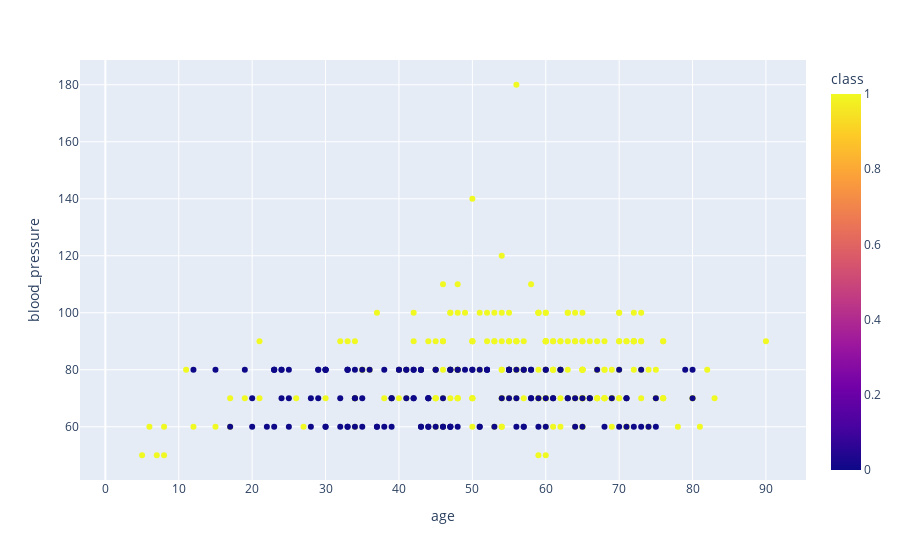

Notebook cell for this chart:
### Code cell
fig = px.scatter(df,x="age",y="blood_pressure",color="class",hover_data=["serum_creatinine","haemoglobin"])
fig.show()

### Figure 1 — Plotly figure (JSON) as saved in the notebook; plotly's stock layout.template omitted (floating-point values rounded to 4 significant figures; data arrays with more than 128 entries replaced by an {"elided": "..."} marker saying what was removed)
{"data": [{"customdata": {"elided": "400x2 float values"}, "hovertemplate": "age=%{x}<br>blood_pressure=%{y}<br>serum_creatinine=%{customdata[0]}<br>haemoglobin=%{customdata[1]}<br>class=%{marker.color}<extra></extra>", "legendgroup": "", "marker": {"color": {"elided": "400 int values"}, "coloraxis": "coloraxis", "symbol": "circle"}, "mode": "markers", "name": "", "orientation": "v", "showlegend": false, "type": "scatter", "x": {"elided": "400 float values"}, "xaxis": "x", "y": {"elided": "400 float values"}, "yaxis": "y"}], "layout": {"coloraxis": {"colorbar": {"title": {"text": "class"}}, "colorscale": [[0, "#0d0887"], [0.1111, "#46039f"], [0.2222, "#7201a8"], [0.3333, "#9c179e"], [0.4444, "#bd3786"], [0.5556, "#d8576b"], [0.6667, "#ed7953"], [0.7778, "#fb9f3a"], [0.8889, "#fdca26"], [1, "#f0f921"]]}, "legend": {"tracegroupgap": 0}, "margin": {"t": 60}, "xaxis": {"anchor": "y", "domain": [0, 1], "title": {"text": "age"}}, "yaxis": {"anchor": "x", "domain": [0, 1], "title": {"text": "blood_pressure"}}}}
